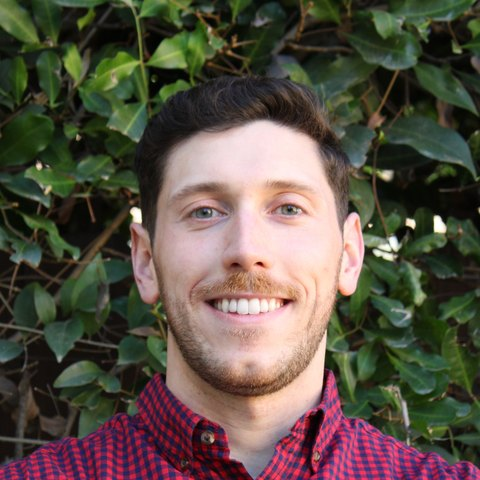
#> input picture images/profile-sm.jpg, 480 x 480 px
$ python darkfig.py ../images/profile-sm.jpg ../images/profile-xs.jpg
#> lines starting #> are read from the running program, lines starting #| are printed output that depends on the picture; after the words box and inside, x2 and y2 are one past the last pixel; in counts of white or black regions, pixels touching at a corner belong together
"""Convert a light-background matplotlib figure to the site's dark theme.

Neutral pixels (white background, black text/points, grays) have their
lightness flipped in CIELAB, mapping white -> the card colour and black ->
the ink colour. Coloured pixels keep their hue and chroma and are only
lifted to a minimum lightness so they stay readable on a dark ground.
The two treatments blend smoothly by chroma, so anti-aliased edges stay clean.
With --invert-all, every pixel's lightness is flipped (hue kept), which keeps
sequential colour maps in order; use it for figures with a colour scale.
Usage: python3 darkfig.py in.png out.png [--invert-all]
"""
import sys
import numpy as np
from PIL import Image
from skimage import color

BG = np.array([0x17, 0x18, 0x1c]) / 255.0     # --card
INK = np.array([0xe6, 0xe5, 0xe2]) / 255.0    # slightly softened --ink
L_BG = color.rgb2lab(BG[None, None])[0, 0, 0]
L_INK = color.rgb2lab(INK[None, None])[0, 0, 0]
L_MIN_COLOUR = 62.0                           # floor for coloured marks

src, dst = sys.argv[1], sys.argv[2]
invert_all = "--invert-all" in sys.argv
im = Image.open(src).convert("RGBA")
rgba = np.asarray(im).astype(float) / 255.0
rgb, alpha = rgba[..., :3], rgba[..., 3:]
#> alpha: shape (480, 480, 1) float64; every value is 1
rgb = rgb * alpha + (1 - alpha)               # flatten any transparency onto white
lab = color.rgb2lab(rgb)
#> lab: shape (480, 480, 3) float64; mean of channels 0, 1, 2 34.3, 1.3, 8.9
L, a, b = lab[..., 0], lab[..., 1], lab[..., 2]
chroma = np.hypot(a, b)

L_neutral = L_BG + (L_INK - L_BG) * (1 - L / 100.0)
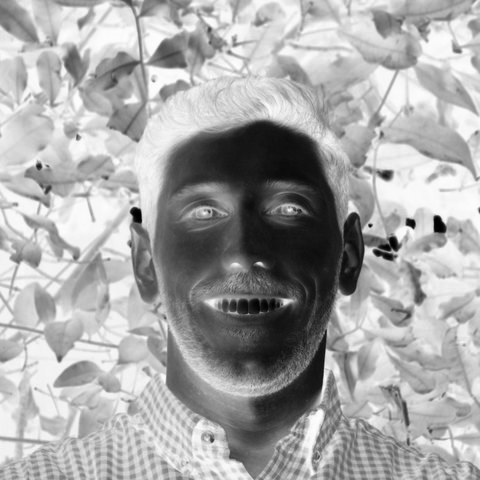
#> L_neutral: shape (480, 480) float64; min 8.34, max 90.94, mean 62.6; drawn with min black and max white
neutral = lab.copy(); neutral[..., 0] = L_neutral
#> after `neutral[..., 0] = L_neutral`: neutral: shape (480, 480, 3) float64; mean of channels 0, 1, 2 62.6, 1.3, 8.9
neutral_rgb = np.clip(color.lab2rgb(neutral), 0, 1)

if invert_all:
    out = neutral_rgb
else:
    # Coloured marks: mix toward white until lightness reaches the floor.
    # Mixing in RGB keeps the hue (a lightened blue stays blue).
    f = np.clip((L_MIN_COLOUR - L) / np.maximum(100.0 - L, 1e-6), 0, 1)[..., None]
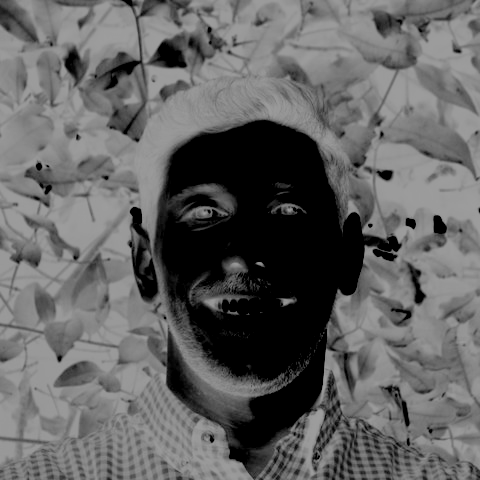
#> f: shape (480, 480, 1) float64; min 0, max 0.62, mean 0.389
    for _ in range(3):                         # refine the mix so L lands on the floor
        trial = rgb + (1 - rgb) * f
        Lt = color.rgb2lab(trial)[..., 0]
        need = (Lt < L_MIN_COLOUR - 0.5) & (f[..., 0] < 1)
        f[..., 0] = np.where(need, np.clip(f[..., 0] + (L_MIN_COLOUR - Lt) / 100.0, 0, 1), f[..., 0])
#> this loop made 3 passes
#> pass 1, `trial = rgb + (1 - rgb) * f`:
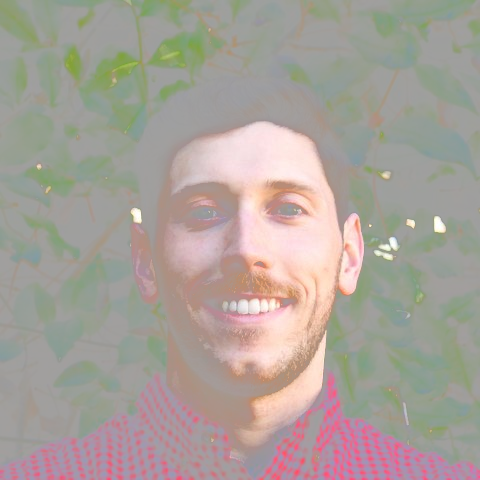
#> trial: shape (480, 480, 3) float64; mean R, G, B 0.665, 0.632, 0.603
#> pass 1, `Lt = color.rgb2lab(trial)[..., 0]`:
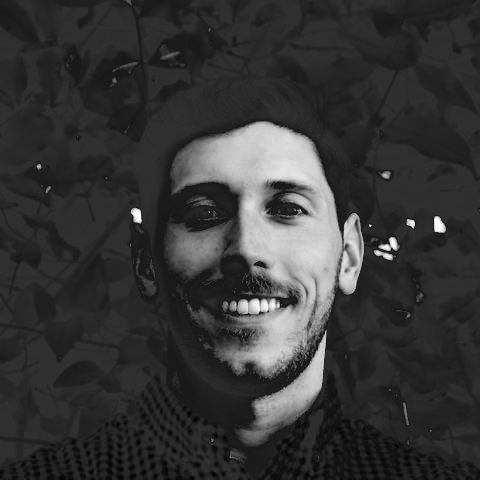
#> Lt: shape (480, 480) float64; min 57.74, max 99.95, mean 66.9; drawn with min black and max white
#> pass 1, `need = (Lt < L_MIN_COLOUR - 0.5) & (f[..., 0] < 1)`:
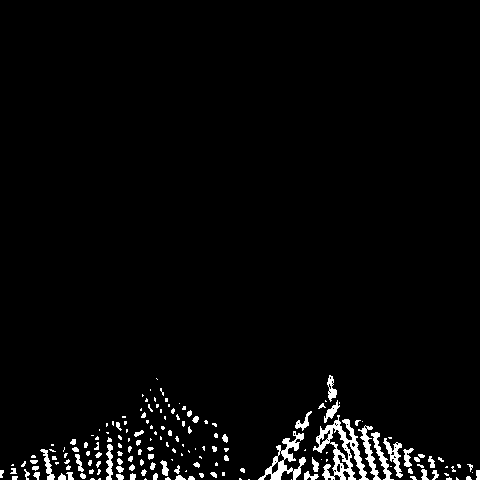
#> need: shape (480, 480) bool; 2.8% white; 170 white regions (101 under 20 px), largest, box (x1, y1, x2, y2) and area: (313, 415, 369, 480) 1295, (258, 431, 306, 480) 734, (358, 425, 381, 480) 329
#> after the loop: f: shape (480, 480, 1) float64; 2.84% of pixels changed, all inside (x1, y1, x2, y2) = (0, 375, 480, 480)
#> after the loop: need: shape (480, 480) bool; 0.42% white in thin lines or dots, all inside (x1, y1, x2, y2) = (0, 382, 480, 480)
    colour_rgb = rgb + (1 - rgb) * f
    t = np.clip((chroma - 8.0) / (32.0 - 8.0), 0, 1)
    w = (t * t * (3 - 2 * t))[..., None]      # smoothstep weight: 0 neutral .. 1 coloured
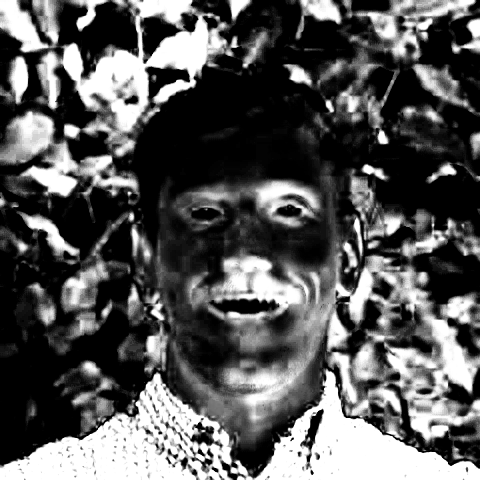
#> w: shape (480, 480, 1) float64; min 0, max 1, mean 0.348
    out = (1 - w) * neutral_rgb + w * colour_rgb
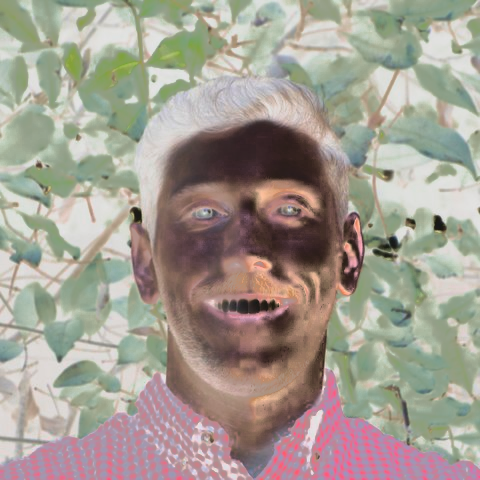
#> out: shape (480, 480, 3) float64; mean of channels 0, 1, 2 0.643, 0.616, 0.573; drawn as R, G, B

Image.fromarray((out * 255 + 0.5).astype(np.uint8)).save(dst, optimize=True)
print("wrote", dst)
